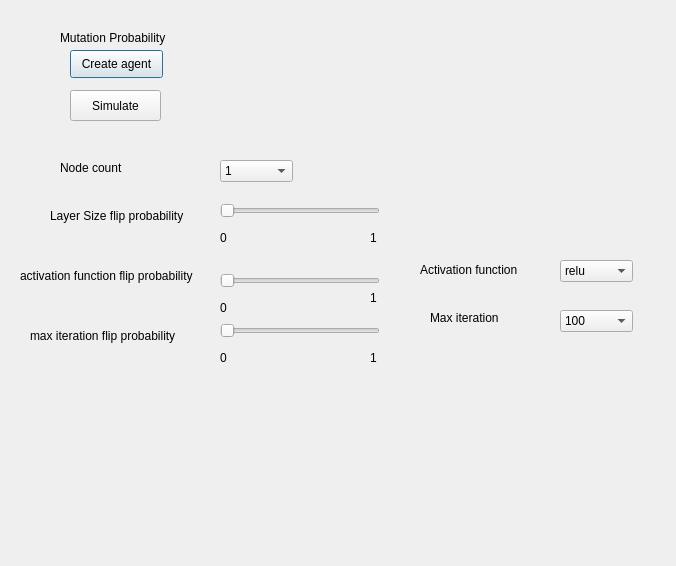
<?xml version="1.0" encoding="UTF-8"?>
<ui version="4.0">
 <class>Dialog</class>
 <widget class="QDialog" name="Dialog">
  <property name="geometry">
   <rect>
    <x>0</x>
    <y>0</y>
    <width>676</width>
    <height>566</height>
   </rect>
  </property>
  <property name="windowTitle">
   <string>Dialog</string>
  </property>
  <widget class="QLabel" name="label">
   <property name="geometry">
    <rect>
     <x>60</x>
     <y>30</y>
     <width>121</width>
     <height>16</height>
    </rect>
   </property>
   <property name="text">
    <string>Mutation Probability</string>
   </property>
  </widget>
  <widget class="QPushButton" name="pushButton">
   <property name="geometry">
    <rect>
     <x>70</x>
     <y>50</y>
     <width>93</width>
     <height>28</height>
    </rect>
   </property>
   <property name="text">
    <string>Create agent</string>
   </property>
  </widget>
  <widget class="QPushButton" name="pushButton_2">
   <property name="geometry">
    <rect>
     <x>70</x>
     <y>90</y>
     <width>91</width>
     <height>31</height>
    </rect>
   </property>
   <property name="text">
    <string>Simulate</string>
   </property>
  </widget>
  <widget class="QSlider" name="horizontalSlider">
   <property name="geometry">
    <rect>
     <x>220</x>
     <y>200</y>
     <width>160</width>
     <height>22</height>
    </rect>
   </property>
   <property name="orientation">
    <enum>Qt::Horizontal</enum>
   </property>
  </widget>
  <widget class="QSlider" name="horizontalSlider_2">
   <property name="geometry">
    <rect>
     <x>220</x>
     <y>270</y>
     <width>160</width>
     <height>22</height>
    </rect>
   </property>
   <property name="orientation">
    <enum>Qt::Horizontal</enum>
   </property>
  </widget>
  <widget class="QSlider" name="horizontalSlider_3">
   <property name="geometry">
    <rect>
     <x>220</x>
     <y>320</y>
     <width>160</width>
     <height>22</height>
    </rect>
   </property>
   <property name="orientation">
    <enum>Qt::Horizontal</enum>
   </property>
  </widget>
  <widget class="QLabel" name="label_2">
   <property name="geometry">
    <rect>
     <x>50</x>
     <y>190</y>
     <width>151</width>
     <height>51</height>
    </rect>
   </property>
   <property name="text">
    <string>Layer Size flip probability</string>
   </property>
  </widget>
  <widget class="QLabel" name="label_3">
   <property name="geometry">
    <rect>
     <x>20</x>
     <y>250</y>
     <width>191</width>
     <height>51</height>
    </rect>
   </property>
   <property name="text">
    <string>activation function flip probability</string>
   </property>
  </widget>
  <widget class="QLabel" name="label_4">
   <property name="geometry">
    <rect>
     <x>30</x>
     <y>310</y>
     <width>161</width>
     <height>51</height>
    </rect>
   </property>
   <property name="text">
    <string>max iteration flip probability</string>
   </property>
  </widget>
  <widget class="QComboBox" name="comboBox">
   <property name="geometry">
    <rect>
     <x>560</x>
     <y>260</y>
     <width>73</width>
     <height>22</height>
    </rect>
   </property>
   <item>
    <property name="text">
     <string>relu</string>
    </property>
   </item>
   <item>
    <property name="text">
     <string>tanh</string>
    </property>
   </item>
   <item>
    <property name="text">
     <string>logistic</string>
    </property>
   </item>
  </widget>
  <widget class="QComboBox" name="comboBox_2">
   <property name="geometry">
    <rect>
     <x>560</x>
     <y>310</y>
     <width>73</width>
     <height>22</height>
    </rect>
   </property>
   <item>
    <property name="text">
     <string>100</string>
    </property>
   </item>
   <item>
    <property name="text">
     <string>150</string>
    </property>
   </item>
   <item>
    <property name="text">
     <string>200</string>
    </property>
   </item>
   <item>
    <property name="text">
     <string>250</string>
    </property>
   </item>
   <item>
    <property name="text">
     <string>300</string>
    </property>
   </item>
   <item>
    <property name="text">
     <string>500</string>
    </property>
   </item>
  </widget>
  <widget class="QLabel" name="label_5">
   <property name="geometry">
    <rect>
     <x>420</x>
     <y>260</y>
     <width>131</width>
     <height>20</height>
    </rect>
   </property>
   <property name="text">
    <string>Activation function</string>
   </property>
  </widget>
  <widget class="QLabel" name="label_6">
   <property name="geometry">
    <rect>
     <x>430</x>
     <y>310</y>
     <width>101</width>
     <height>16</height>
    </rect>
   </property>
   <property name="text">
    <string>Max iteration</string>
   </property>
  </widget>
  <widget class="QLabel" name="label_7">
   <property name="geometry">
    <rect>
     <x>220</x>
     <y>350</y>
     <width>31</width>
     <height>16</height>
    </rect>
   </property>
   <property name="text">
    <string>0</string>
   </property>
  </widget>
  <widget class="QLabel" name="label_8">
   <property name="geometry">
    <rect>
     <x>370</x>
     <y>350</y>
     <width>55</width>
     <height>16</height>
    </rect>
   </property>
   <property name="text">
    <string>1</string>
   </property>
  </widget>
  <widget class="QLabel" name="label_9">
   <property name="geometry">
    <rect>
     <x>220</x>
     <y>230</y>
     <width>16</width>
     <height>16</height>
    </rect>
   </property>
   <property name="text">
    <string>0</string>
   </property>
  </widget>
  <widget class="QLabel" name="label_10">
   <property name="geometry">
    <rect>
     <x>370</x>
     <y>230</y>
     <width>51</width>
     <height>16</height>
    </rect>
   </property>
   <property name="text">
    <string>1</string>
   </property>
  </widget>
  <widget class="QLabel" name="label_11">
   <property name="geometry">
    <rect>
     <x>220</x>
     <y>300</y>
     <width>31</width>
     <height>16</height>
    </rect>
   </property>
   <property name="text">
    <string>0</string>
   </property>
  </widget>
  <widget class="QLabel" name="label_12">
   <property name="geometry">
    <rect>
     <x>370</x>
     <y>290</y>
     <width>55</width>
     <height>16</height>
    </rect>
   </property>
   <property name="text">
    <string>1</string>
   </property>
  </widget>
  <widget class="QComboBox" name="comboBox_3">
   <property name="geometry">
    <rect>
     <x>220</x>
     <y>160</y>
     <width>73</width>
     <height>22</height>
    </rect>
   </property>
   <item>
    <property name="text">
     <string>1</string>
    </property>
   </item>
   <item>
    <property name="text">
     <string>2</string>
    </property>
   </item>
   <item>
    <property name="text">
     <string>3</string>
    </property>
   </item>
  </widget>
  <widget class="QLabel" name="label_13">
   <property name="geometry">
    <rect>
     <x>60</x>
     <y>160</y>
     <width>101</width>
     <height>16</height>
    </rect>
   </property>
   <property name="text">
    <string>Node count</string>
   </property>
  </widget>
 </widget>
 <resources/>
 <connections/>
</ui>
